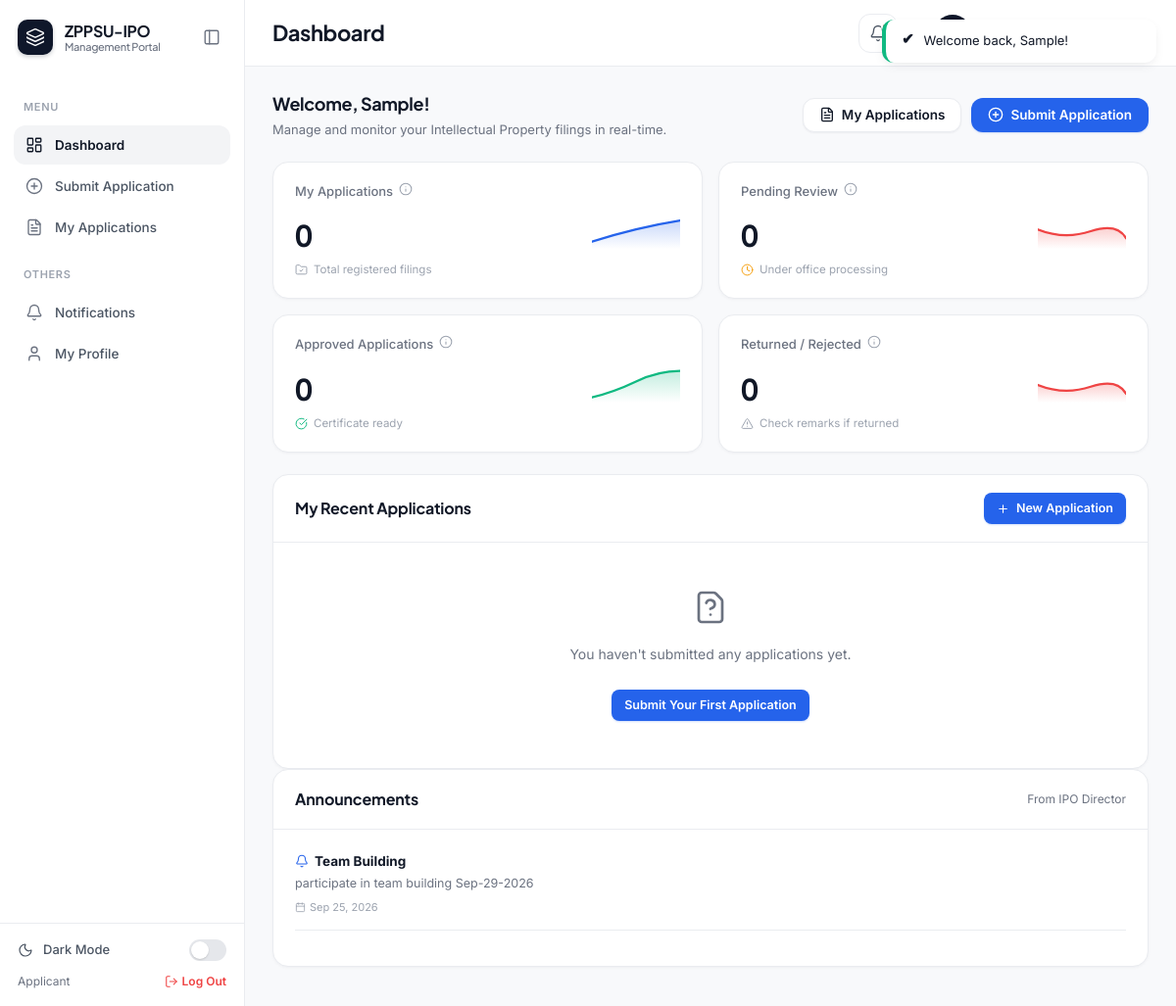
Page /applicant/dashboard.php (signed in) on the committed database.
### tables this page shows
CREATE TABLE `announcements` (
    `announcement_id` INT UNSIGNED AUTO_INCREMENT PRIMARY KEY,
    `title`           VARCHAR(200) NOT NULL,
    `content`         TEXT NOT NULL,
    `posted_by`       INT UNSIGNED NOT NULL,
    `is_active`       TINYINT(1) NOT NULL DEFAULT 1,
    `posted_at`       TIMESTAMP DEFAULT CURRENT_TIMESTAMP,
    CONSTRAINT `fk_announce_user` FOREIGN KEY (`posted_by`)
        REFERENCES `users` (`user_id`) ON DELETE CASCADE
);

### includes/functions.php (called while the page is built, shortened)
<?php
function clean($value)
{
    return htmlspecialchars(trim($value ?? ''), ENT_QUOTES, 'UTF-8');
}
function format_date($datetime, $format = 'M d, Y h:i A')
{
    return date($format, strtotime($datetime));
}

### applicant/dashboard.php (the view, shortened to what this page needs)
<?php
require_once __DIR__ . '/../includes/functions.php';
$stmt = mysqli_prepare($conn, "SELECT applicant_id FROM applicants WHERE user_id = ?");
mysqli_stmt_bind_param($stmt, 'i', $_SESSION['user_id']);
mysqli_stmt_execute($stmt);
$applicantRow = mysqli_fetch_assoc(mysqli_stmt_get_result($stmt));
$applicantId = $applicantRow['applicant_id'] ?? 0;
function count_my($conn, $applicantId, $extraWhere = '')
{
    $sql = "SELECT COUNT(*) c FROM applications WHERE applicant_id = ? $extraWhere";
    $stmt = mysqli_prepare($conn, $sql);
    mysqli_stmt_bind_param($stmt, 'i', $applicantId);
    mysqli_stmt_execute($stmt);
    $c = mysqli_fetch_assoc(mysqli_stmt_get_result($stmt))['c'] ?? 0;
    return (int) $c;
}
$total    = count_my($conn, $applicantId);
$pending  = count_my($conn, $applicantId, "AND status IN ('pending','under_review')");
$approved = count_my($conn, $applicantId, "AND status = 'approved'");
$rejected = count_my($conn, $applicantId, "AND status = 'rejected'");
$recentStmt = mysqli_prepare($conn, "
    SELECT a.application_id, a.tracking_code, a.title, a.status, a.submitted_at, t.type_name
    FROM applications a JOIN application_types t ON t.type_id = a.type_id
    WHERE a.applicant_id = ?
    ORDER BY a.submitted_at DESC LIMIT 5
");
mysqli_stmt_bind_param($recentStmt, 'i', $applicantId);
mysqli_stmt_execute($recentStmt);
$recentApps = mysqli_stmt_get_result($recentStmt);
$announcements = mysqli_query($conn, "SELECT * FROM announcements WHERE is_active = 1 ORDER BY posted_at DESC LIMIT 3");
require_once __DIR__ . '/../includes/header.php';
?>
<div class="sub-header-bar">
    <div>
        <h2 style="font-size:18px;margin:0 0 4px;font-weight:700;">Welcome, <?= clean($_SESSION['first_name']) ?>!</h2>
        <div style="font-size:13px;color:var(--color-text-muted);">Manage and monitor your Intellectual Property filings in real-time.</div>
    </div>
    <div class="action-controls-group">
        <a href="<?= BASE_URL ?>applicant/my_applications.php" class="btn btn-outline" title="View Full Application History">
            <i data-lucide="file-text" style="width:16px;height:16px;"></i>
            My Applications
        </a>
        <a href="<?= BASE_URL ?>applicant/submit_application.php" class="btn btn-primary" title="File a new IP Application">
            <i data-lucide="plus-circle" style="width:16px;height:16px;"></i>
            Submit Application
        </a>
    </div>
</div>
<div class="kpi-grid">
    <div class="kpi-card">
        <div class="kpi-card-header">
            <span>My Applications</span>
            <span class="info-icon" title="All intellectual property applications filed under your account">
                <i data-lucide="info" style="width:14px;height:14px;"></i>
            </span>
        </div>
        <div class="kpi-card-main">
            <div class="kpi-card-value tabular"><?= number_format($total) ?></div>
        </div>
        <div class="kpi-card-footer">
            <i data-lucide="folder-check" style="width:13px;height:13px;"></i>
            <span>Total registered filings</span>
        </div>
    </div>
    <div class="kpi-card">
        <div class="kpi-card-header">
            <span>Pending Review</span>
            <span class="info-icon" title="Applications currently undergoing staff screening or evaluation">
                <i data-lucide="info" style="width:14px;height:14px;"></i>
            </span>
        </div>
        <div class="kpi-card-main">
            <div class="kpi-card-value tabular"><?= number_format($pending) ?></div>
        </div>
        <div class="kpi-card-footer">
            <i data-lucide="clock" style="width:13px;height:13px;color:var(--color-warning);"></i>
            <span>Under office processing</span>
        </div>
    </div>
    <div class="kpi-card">
        <div class="kpi-card-header">
            <span>Approved Applications</span>
            <span class="info-icon" title="Applications granted final approval with downloadable certificates">
                <i data-lucide="info" style="width:14px;height:14px;"></i>
            </span>
        </div>
        <div class="kpi-card-main">
            <div class="kpi-card-value tabular"><?= number_format($approved) ?></div>
        </div>
        <div class="kpi-card-footer">
            <i data-lucide="check-circle" style="width:13px;height:13px;color:var(--color-success);"></i>
            <span>Certificate ready</span>
        </div>
    </div>
    <div class="kpi-card">
        <div class="kpi-card-header">
            <span>Returned / Rejected</span>
            <span class="info-icon" title="Applications needing revisions or marked rejected">
                <i data-lucide="info" style="width:14px;height:14px;"></i>
            </span>
        </div>
        <div class="kpi-card-main">
            <div class="kpi-card-value tabular"><?= number_format($rejected) ?></div>
            <svg class="kpi-sparkline" viewBox="0 0 100 40" fill="none">
                <path d="M0,20 Q30,32 60,22 T100,30 L100,40 L0,40 Z" fill="url(#gradPending)"/>
                <path d="M0,20 Q30,32 60,22 T100,30" stroke="#EF4444" stroke-width="2.5" stroke-linecap="round"/>
            </svg>
        </div>
        <div class="kpi-card-footer">
            <i data-lucide="alert-triangle" style="width:13px;height:13px;"></i>
            <span>Check remarks if returned</span>
        </div>
    </div>
</div>
<div class="grid-2">
    <div class="card">
        <div class="card-header">
            <h3>My Recent Applications</h3>
            <a href="<?= BASE_URL ?>applicant/submit_application.php" class="btn btn-primary btn-sm">
                <i data-lucide="plus" style="width:13px;height:13px;"></i>
                New Application
            </a>
        </div>
        <div class="table-wrap">
            <?php if (mysqli_num_rows($recentApps) === 0): ?>
                <div class="empty-state">
                    <i data-lucide="file-question" style="width:36px;height:36px;"></i>
                    <p>You haven't submitted any applications yet.</p>
                    <a href="<?= BASE_URL ?>applicant/submit_application.php" class="btn btn-primary btn-sm" style="margin-top:12px;">Submit Your First Application</a>
                </div>
            <?php endif; ?>
        </div>
    </div>
    <div class="card">
        <div class="card-header">
            <h3>Announcements</h3>
            <span style="font-size:12px;color:var(--color-text-muted);">From IPO Director</span>
        </div>
        <div class="card-body">
            <?php if (mysqli_num_rows($announcements) === 0): ?>
                <div class="empty-state" style="padding:24px;">
                    <i data-lucide="megaphone" style="width:28px;height:28px;"></i>
                    <p>No active announcements at this time.</p>
                </div>
            <?php else: ?>
                <?php while ($an = mysqli_fetch_assoc($announcements)): ?>
                <div style="margin-bottom:14px;padding-bottom:14px;border-bottom:1px solid var(--color-border);">
                    <div style="display:flex;align-items:center;gap:6px;margin-bottom:4px;">
                        <i data-lucide="bell" style="width:14px;height:14px;color:var(--color-primary-600);"></i>
                        <strong style="font-size:13.5px;color:var(--color-text);"><?= clean($an['title']) ?></strong>
                    </div>
                    <p style="font-size:12.5px;color:var(--color-text-muted);margin:4px 0 6px;line-height:1.5;"><?= clean($an['content']) ?></p>
                    <span style="font-size:11px;color:var(--color-text-subtle);display:flex;align-items:center;gap:4px;">
                        <i data-lucide="calendar" style="width:11px;height:11px;"></i>
                        <?= format_date($an['posted_at'], 'M d, Y') ?>
                    </span>
                </div>
                <?php endwhile; ?>
            <?php endif; ?>
        </div>
    </div>
</div>
<?php require_once __DIR__ . '/../includes/footer.php'; ?>

### rows in the picture
announcements: title "Team Building", content "participate in team building Sep-29-2026", posted_at "Sep 25, 2026"

### other values in the picture
$label "Dashboard Submit Application My Applications Notifications My Profile"
$_SESSION['role_name'] "Applicant"
$pageTitle "Dashboard"
$_SESSION['first_name'] "Sample"
$total "0"
$pending "0"
$approved "0"
$rejected "0"
